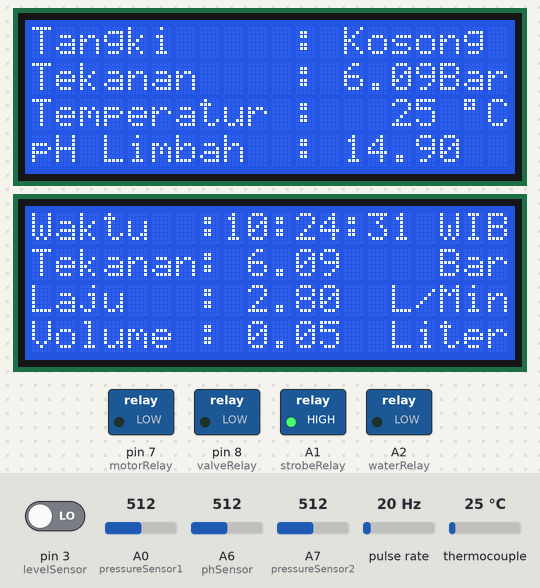
A sketch run on a simulated Arduino Nano, built with avr-gcc and run on an emulated ATmega328P. Shown: 2 × 20×4 character LCD, switched loads named in the sketch (green lamp = pin HIGH). Wiring (inferred from the names in the program): pulse sensor: data pin 2. The test bench sets the inputs (shaded band); at power-on: pin 3 (levelSensor) LOW, A0 (pressureSensor1) = 512, A6 (phSensor) = 512, A7 (pressureSensor2) = 512, pulse rate 20 Hz, thermocouple 25 °C. The local clock reads 2024-03-15 10:24:30 at power-on unless the sketch sets it; no radio packets arrive unless stated; what the sketch prints to the serial monitor is not drawn.

Above: at 2.4 s.
2.5 s: pin 3 (levelSensor) driven HIGH
At 3.9 s:
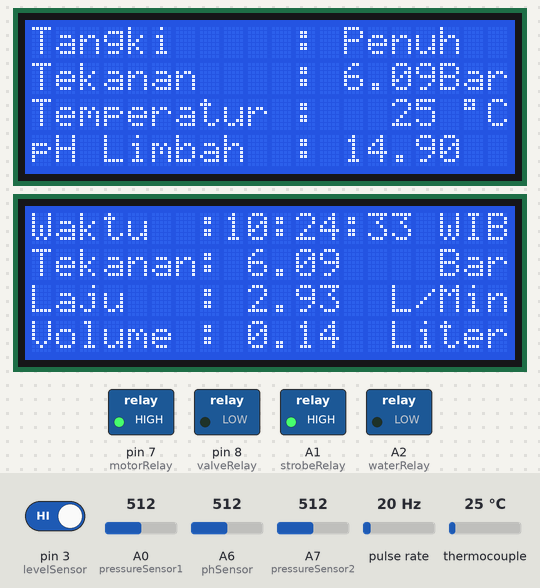
6.8 s: A0 (pressureSensor1) set to 131
At 9.0 s:
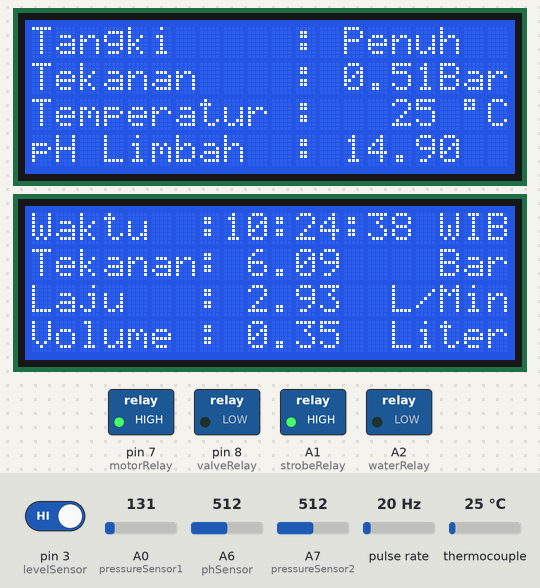
9.5 s: A0 (pressureSensor1) set to 116
At 12.1 s:
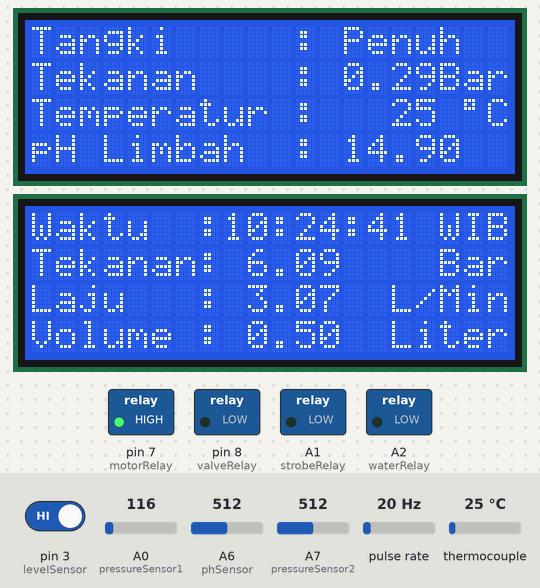
13.8 s: A0 (pressureSensor1) set to 102
At 16.9 s:
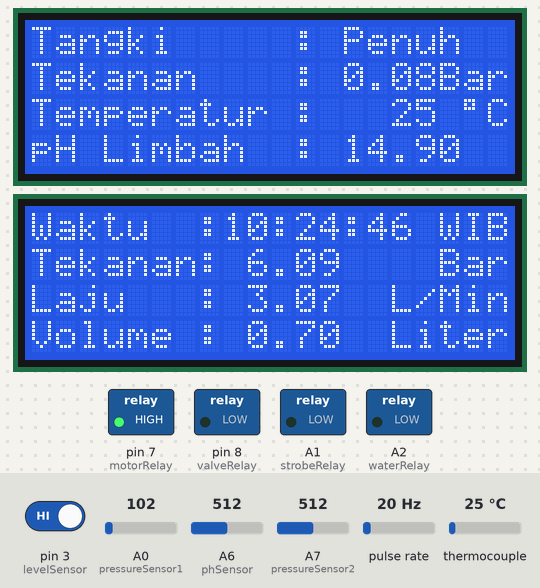
17.5 s: A0 (pressureSensor1) set to 87
At 20.3 s:
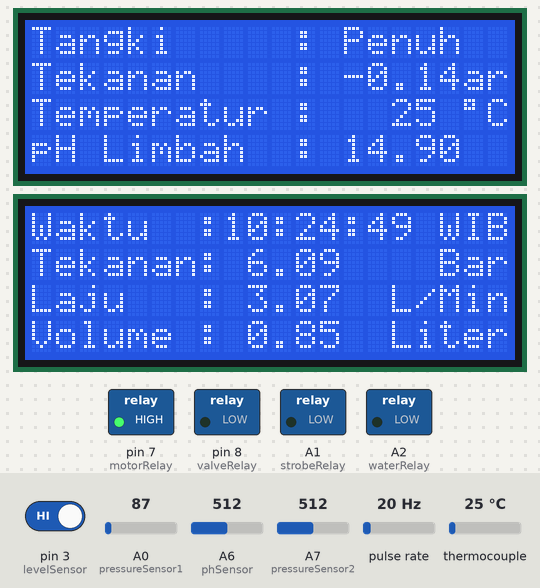
21.8 s: pin 3 (levelSensor) driven LOW
At 23.8 s:
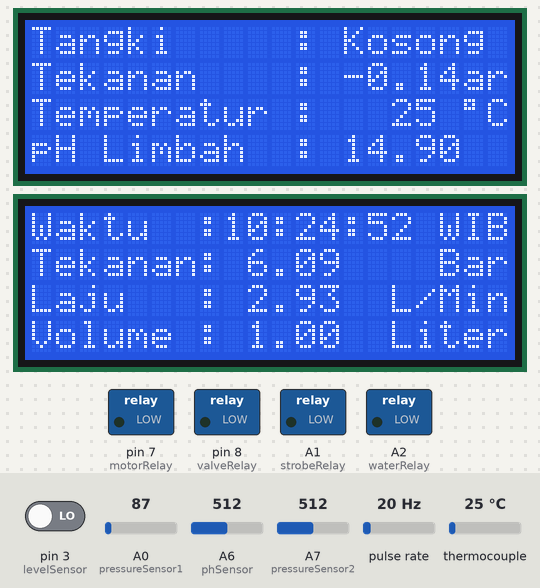
Timing chart, 0 to 25.3 s (numbered marks = the images above; inputs shaded):
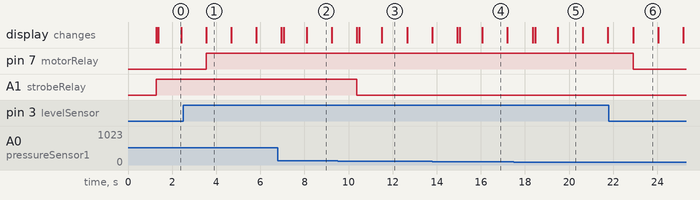

The sketch:

Code_Nano_TX_nRF24l01.ino
```cpp
#include <Wire.h>
#include <LiquidCrystal_I2C.h>
#include <max6675.h>
//#include <SoftwareSerial.h>
#include <DS3231.h>
#include <SPI.h>
#include <RF24.h>
#include <nRF24l01.h>

#define pressureSensor1 A0
#define pressureSensor2 A7
#define phSensor A6

#define strobeRelay A1
#define waterRelay A2
const byte motorRelay = 7;
const byte valveRelay = 8;

//SCK = D13
//MISO = D12
//MOSI = D11
const byte CE_nRF = 9;
const byte CSN_nRF = 10;
const byte address [6] = "00001";
float sensor [6];

const byte levelSensor  = 3;
float liquidLevel         = 0;            //LEVEL LIMBAH TANGKI 1
String kondisiTangki;                   //LEVEL LIMBAH TANGKI 1

int pressureValue1;
int pressureValue2;
float press1;                           //TEKANAN TANGKI 1
float press2;                           //TEKANAN TANGKI 2

const byte thermoSO  = 4;
const byte thermoCS  = 5;
const byte thermoSCK = 6;
float temperatureValue;                 //TEMPERATUR TANGKI 1

int adcValue            = 0;
float finalphValue      = 0.0;          //PH TANGKI 1

const byte flowSensor           = 2;
volatile int flowFrequency;
float lperHour, lperMinute, vol = 0.0;  //LAJU DAN VOLUME GAS TANGKI 2
unsigned long currentTime;
unsigned long cloopTime;

const byte onHour   = 16;
const byte onMin    = 0;
const byte offHour  = 16;
const byte offMin   = 30;

RF24 radioTx (CE_nRF, CSN_nRF);

MAX6675 thermocouple(thermoSCK, thermoCS, thermoSO);

//SoftwareSerial toNodeMCU (9, 8); //RX-D9, TX-D8

LiquidCrystal_I2C lcd1 = LiquidCrystal_I2C (0x27, 20, 4);
LiquidCrystal_I2C lcd2 = LiquidCrystal_I2C (0x25, 20, 4);

DS3231 rtc (SDA, SCL);
Time t;

void flow()
{
    flowFrequency++;
}

void setup()
{
    Serial.begin (9600);

    rtc.begin();

    lcd1.init();
    lcd2.init();
    lcd1.backlight();
    lcd2.backlight();

    lcd1.setCursor (0, 0);
    lcd1.print ("Tangki     : ");
    lcd1.setCursor (0, 1);
    lcd1.print ("Tekanan    : ");
    lcd1.setCursor (17, 1);
    lcd1.print ("Bar");
    lcd1.setCursor (0, 2);
    lcd1.print ("Temperatur :   ");
    lcd1.setCursor (18, 2);
    lcd1.print ((char)223);
    lcd1.print ("C");
    lcd1.setCursor (0, 3);
    lcd1.print ("pH Limbah  : ");

    lcd2.setCursor (0, 0);
    lcd2.print ("Waktu  :");
    lcd2.setCursor (0, 1);
    lcd2.print ("Tekanan: ");
    lcd2.setCursor (17, 1);
    lcd2.print ("Bar");
    lcd2.setCursor (0, 2);
    lcd2.print ("Laju   : ");
    lcd2.setCursor (15, 2);
    lcd2.print ("L/Min");
    lcd2.setCursor (0, 3);
    lcd2.print ("Volume : ");
    lcd2.setCursor (15, 3);
    lcd2.print ("Liter");

    radioTx.begin();
    radioTx.openWritingPipe(address);
    radioTx.setPALevel (RF24_PA_MIN);
    radioTx.stopListening();

    //Serial.println ("C1");

    pinMode (levelSensor,INPUT);        //Level Sensor
    pinMode (pressureSensor1, INPUT);   //Pressure Sensor 1
    pinMode (pressureSensor2, INPUT);   //Pressure Sensor 2
    pinMode (phSensor, INPUT);          //pH Sensor
    pinMode (motorRelay, OUTPUT);       //Relay Motor AC
    pinMode (valveRelay, OUTPUT);       //Relay Valve Gas
    pinMode (strobeRelay, OUTPUT);      //Relay Lampu
    pinMode (waterRelay, OUTPUT);       //Relay 2

    /*
    digitalWrite (motorRelay, HIGH);    //Berputar
    digitalWrite (valveRelay, LOW);     //Tertutup
    digitalWrite (waterRelay, HIGH);    //Air Mengalir
    digitalWrite (blitzRelay, LOW);     //Lampu Mati
    //Serial.println ("C1");
    */

    pinMode (flowSensor, INPUT);        //Flow Sensor
    digitalWrite (flowSensor, HIGH);
    attachInterrupt (0, flow, RISING);
    sei();
    currentTime = millis();
    cloopTime = currentTime;
    delay (1000);

    //Serial.println ("C2");
}

void loop()
{
    t = rtc.getTime();

    //Serial.println ("C3");

    lcd2.setCursor (8, 0);
    lcd2.print (rtc.getTimeStr());
    lcd2.print (" WIB");

    //Serial.println ("C4");

    currentTime = millis();
    if (currentTime >= (cloopTime + 1000))
    {
        cloopTime = currentTime;
        //Pulse Frequency (Hz) = 7.5Q, Q is flow rate in L/Min.
        //L/Minute  = Pulse Frequency / 7.5Q
        //L/Hour    = Pulse Frequency x 60 / 7.5Q
        //Volume    = L/Minute / 60;
        lperMinute = (flowFrequency/7.5);
        lcd2.setCursor (9, 2);
        lcd2.print (lperMinute);
        vol = vol + (lperMinute/60);
        lcd2.setCursor (9, 3);
        lcd2.print (vol);
        flowFrequency = 0;
    }
    else
    {
        lcd2.setCursor (9, 2);
        lcd2.print (flowFrequency);
        lcd2.setCursor (9, 3);
        lcd2.print (vol);
    }

    //Serial.println ("C5");

    liquidLevel = digitalRead (levelSensor);
    if (liquidLevel == 1)
    {
        digitalWrite (motorRelay, HIGH);
        lcd1.setCursor (13, 0);
        lcd1.print ("Penuh ");
        kondisiTangki = "Penuh";
    }
    else
    {
        digitalWrite (motorRelay, LOW);
        lcd1.setCursor (13, 0);
        lcd1.print ("Kosong");
        kondisiTangki = "Kosong";
    }

    //Serial.println ("C4");

    if (t.hour == onHour && t.min == onMin)
    {
        digitalWrite (motorRelay, LOW);
    }
    else if (t.hour == offHour && t.min == offMin)
    {
        digitalWrite (motorRelay, HIGH);
    }

    pressureValue1 = analogRead (pressureSensor1);
    pressureValue2 = analogRead (pressureSensor2);
    float press1 = pressure (pressureValue1);
    float press2 = pressure (pressureValue2);

    temperatureValue = thermocouple.readCelsius();

    adcValue = analogRead (phSensor);
    finalphValue = -(-0.0139*adcValue) + 7.7851;

    if ((finalphValue >= 6.5 && finalphValue <= 7.5)  || (temperatureValue >= 20 && temperatureValue <= 30))
    {
        digitalWrite (valveRelay, LOW);
    }
    else
    {
        digitalWrite (valveRelay, HIGH);
    }

    if (press1 >= 0.4)
    {
        analogWrite (strobeRelay, 255);
    }
    else
    {
        analogWrite (strobeRelay, 0);
    }

    sensor [0] = temperatureValue;
    sensor [1] = press1;
    sensor [2] = finalphValue;
    sensor [3] = liquidLevel;
    sensor [4] = press2;
    sensor [5] = lperMinute;

    radioTx.write (sensor, sizeof (sensor));

    Serial.println ("Data Transmitted");


    Serial.println ("====================DATA TRANSMITTED====================");
    //Serial.println (sensor[0]);
    Serial.println (sensor[1]);
    //Serial.println (sensor[2]);
    //Serial.println (sensor[3]);
    Serial.println (sensor[4]);
    //Serial.println (sensor[5]);
    Serial.println ("========================================================");

    //Serial.println ("C5");

    lcd1.setCursor (13, 1);
    lcd1.print (press1);
    //Serial.println (press1);

    lcd1.setCursor (15, 2);
    lcd1.print (int (temperatureValue));
    //Serial.println (temperatureValue);

    lcd1.setCursor (13, 3);
    lcd1.print (finalphValue);
    //Serial.println (finalphValue);

    lcd2.setCursor (9, 1);
    lcd2.print (press2);
    //Serial.println (press2);

    /*
    String message = "";
    while (toNodeMCU.available() > 0)
    {
        message += char(toNodeMCU.read());
    }
    message.trim();
    if (message == "Ya")
    {
        kirim();
    }
    message = "";
    */

    delay(1000);
}

float pressure (int pressureValue)
{
    float voltage = (pressureValue*5.0)/1024.0;
    float pressurePascal = (3.0*((float)voltage-0.47))*1000000.0;
    float pressureBar = pressurePascal/10e5;
    return pressureBar;
}

/*
void kirim()
{
    // Tangki#Temperatur#Tekanan1#Tekanan2#pH#Aliran
    String data = tangki + "#" + String(temperatureValue) + "#" + String(press1) + "#" + String(press2) + "#" + String(finalphValue) + "#" + String(lperMinute);
    Serial.println (data);
    toNodeMCU.println (data);
}
*/

/*
void TXdataSensor()
{
    sensor [0] = temperatureValue;
    sensor [1] = press1;
    sensor [2] = finalphValue;
    sensor [3] = liquidLevel;
    sensor [4] = press2;
    sensor [5] = lperMinute;

    radioTx.write (sensor, sizeof (sensor));

    Serial.println ("Data Transmitted");


    Serial.println ("====================DATA TRANSMITTED====================");
    //Serial.println (sensor[0]);
    Serial.println (sensor[1]);
    //Serial.println (sensor[2]);
    //Serial.println (sensor[3]);
    Serial.println (sensor[4]);
    //Serial.println (sensor[5]);
    Serial.println ("========================================================");

}
*/
```

Measured:
- the behaviour switches between 124 and 123 on A0 (pressureSensor1) (found by bisection; images 2 and 3)
- the behaviour switches between 97 and 96 on A0 (pressureSensor1) (found by bisection; images 4 and 5)
- after the input at 2.5 s, pin 7 (motorRelay): LOW → HIGH after 1.0 s; the display: changes after 1.1 s (image 1)
- after the input at 9.5 s, A1 (strobeRelay): HIGH → LOW after 0.88 s
- after the input at 17.5 s, the display: first differs from a run without the input after 0.96 s (image 5 shows a later state)
- after the input at 21.8 s, pin 7 (motorRelay): HIGH → LOW after 1.1 s; the display: changes after 1.1 s (image 6)
- what the display in image 0 shows lasts 1.0 s, from 1.4 s to 2.4 s
